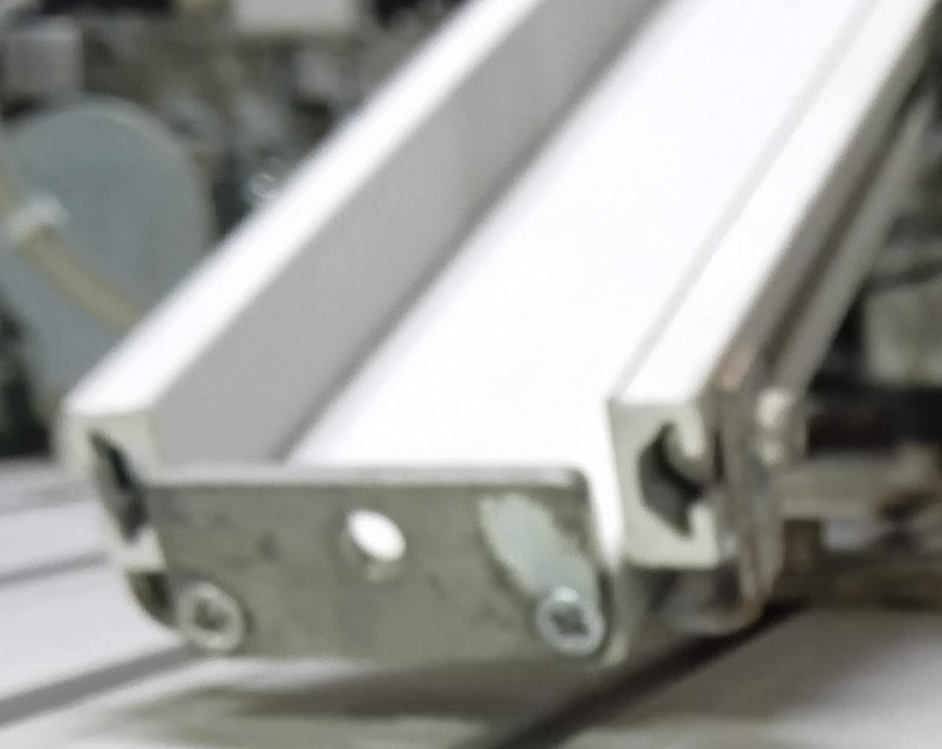
#> input picture project/foto_webcam_nothing.jpg, 942 x 749 px, shrunk from 1253 x 996 before the run
$ python histogram_nothing.py
#> lines starting #> are read from the running program, lines starting #| are printed output that depends on the picture
import cv2
import numpy as np
import matplotlib.pyplot as plt

def plot_histogram(image):
    histogram = cv2.calcHist([image], [0], None, [256], [0, 256])
    plt.plot(histogram, color='gray')
    plt.xlabel('Gray level')
    plt.ylabel('Pixels')
    plt.title('Histogram in Gray Scale')
    plt.show()

def main():
    image = cv2.imread('project/foto_webcam_nothing.jpg')
#> image is the input picture: shape (749, 942, 3); mean B, G, R 151.1, 155, 154
    gray_image = cv2.cvtColor(image, cv2.COLOR_BGR2GRAY)
    cv2.imshow('Image', gray_image)
    cv2.waitKey(0)
    plot_histogram(gray_image)
#> in plot_histogram, `histogram = cv2.calcHist([image], [0], None, [256], [0, 256])`: histogram = 256 values, max 46007 at index 253, min 0 at index 0, mean 2756.1
#> in plot_histogram, `plt.show()`:
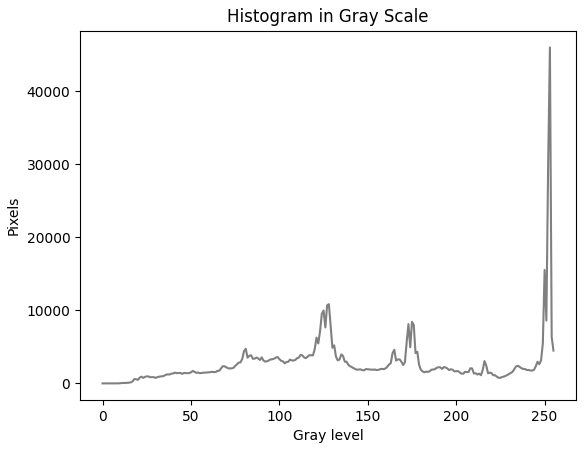
#> figure drawn by matplotlib, 1 panel; curve peaks at x = 253, y = 46007
    cv2.destroyAllWindows()

if __name__ == "__main__":
    main()

$ run again, with project/foto_webcam_black.jpg copied over project/foto_webcam_nothing.jpg
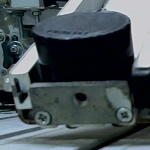
#> input picture project/foto_webcam_black.jpg, 150 x 150 px
#> in main, image is the input picture: shape (150, 150, 3); mean B, G, R 82.9, 78.6, 68.9
#> in main, `gray_image = cv2.cvtColor(image, cv2.COLOR_BGR2GRAY)`:
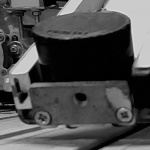
#> gray_image: shape (150, 150); min 0, max 223, mean 76.2
#> histogram = 256 values, max 2148 at index 1, min 0 at index 224, mean 87.89
#> in plot_histogram, `plt.show()`:
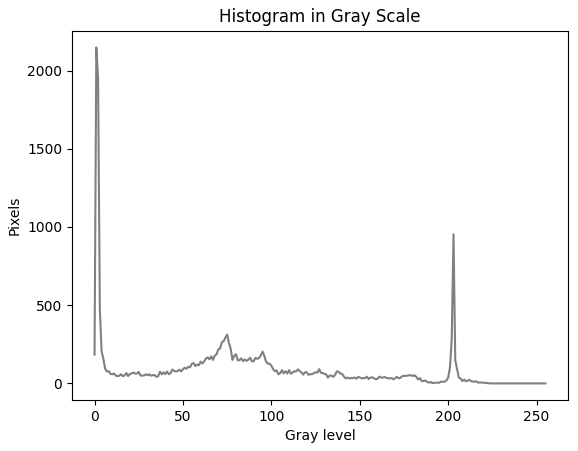
#> figure drawn by matplotlib, 1 panel; curve peaks at x = 1, y = 2148

$ run again, with project/foto_webcam_red.png saved as project/foto_webcam_nothing.jpg
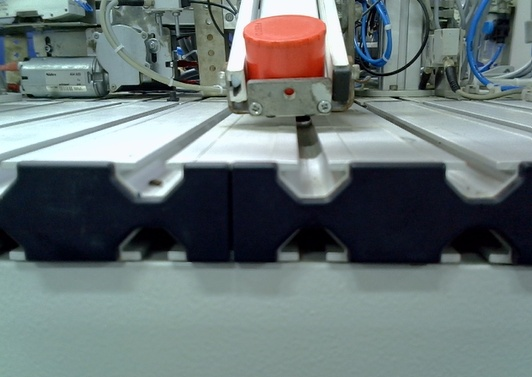
#> input picture project/foto_webcam_red.png, 532 x 377 px
#> in main, image is the input picture: shape (377, 532, 3); mean B, G, R 117.7, 117.2, 105.4
#> in main, `gray_image = cv2.cvtColor(image, cv2.COLOR_BGR2GRAY)`:
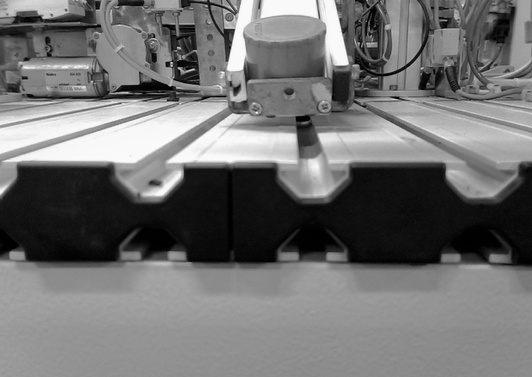
#> gray_image: shape (377, 532); min 0, max 254, mean 113.7
#> histogram = 256 values, max 4426 at index 146, min 0 at index 255, mean 783.5
#> in plot_histogram, `plt.show()`:
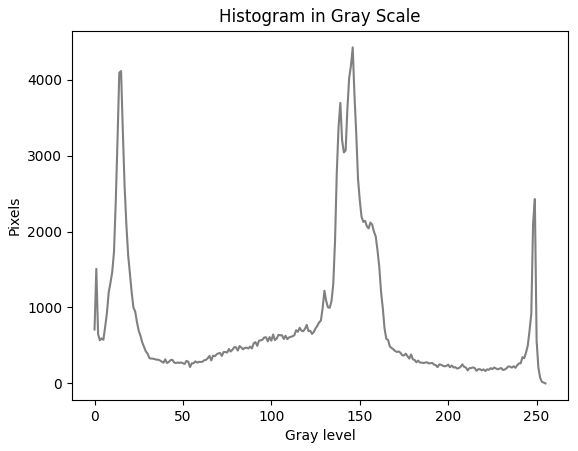
#> figure drawn by matplotlib, 1 panel; curve peaks at x = 146, y = 4426
